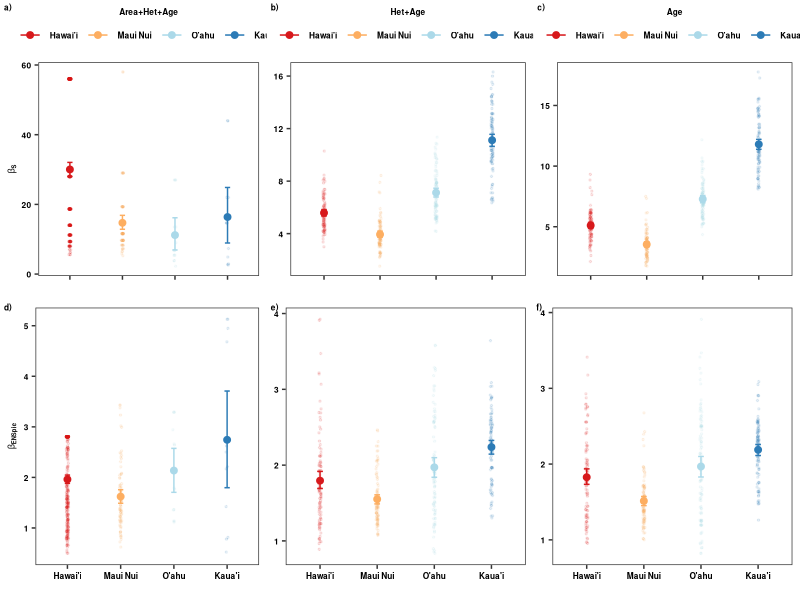

The R source for this figure:
###############
# Beta ENSpie #
###############
# All natives #
# 7 plots #####
###############

require(dplyr)
require(ggplot2)
require(grid)
require(reshape2)
require(rms)

#############
# Data  #####
#############

Beta_1<-read.csv("Cleaned_Data/Scen1_Natives_BetaPIE.csv",sep=",",header=T)

Beta_2<-read.csv("Cleaned_Data/Scen2_Natives_7plots_BetaPIE.csv",sep=",",header=T)

Beta_3<-read.csv("Cleaned_Data/Scen3_Natives_7plots_BetaPIE.csv",sep=",",header=T)

#################
# Beta ENS_PIE  #
#################

##############
# Scenario 1 #
##############

Beta_1$geo_entity2<-as.character(Beta_1$geo_entity2)
Beta_1$geo_entity2<-ifelse(Beta_1$geo_entity2=="Hawai'i Island","Hawai'i",Beta_1$geo_entity2)
Beta_1$geo_entity2<-ifelse(Beta_1$geo_entity2=="Kaua'i Island","Kaua'i",Beta_1$geo_entity2)
Beta_1$geo_entity2<-ifelse(Beta_1$geo_entity2=="O'ahu Island","O'ahu",Beta_1$geo_entity2)
Beta_1$geo_entity2<-as.factor(Beta_1$geo_entity2)

Beta_1$geo_entity2<-factor(Beta_1$geo_entity2,levels=c("Hawai'i","Maui Nui","O'ahu","Kaua'i"))

Beta_1s<- Beta_1 %>%
  group_by(geo_entity2) %>%
  do(data.frame(rbind(smean.cl.boot(.$beta_ENS_PIE, B=1000))))

colnames(Beta_1s)[2]<-"beta_ENS_PIE"
colnames(Beta_1s)[3]<-"l.QD"
colnames(Beta_1s)[4]<-"h.QD"

Beta_1s$geo_entity2<-as.factor(Beta_1s$geo_entity2)
Beta_1s$geo_entity2<-factor(Beta_1s$geo_entity2,levels=c("Hawai'i","Maui Nui","O'ahu","Kaua'i"))


Beta_Scen1<-ggplot(data=Beta_1, aes(x=geo_entity2,y=beta_ENS_PIE,group=geo_entity2,color=geo_entity2))+
  geom_point(data=Beta_1, aes(x=geo_entity2,y=beta_ENS_PIE,group=geo_entity2,color=geo_entity2),
             position = position_jitter(w = 0.02, h = 0),size=0.5,alpha=0.1)+
  
  geom_point(data=Beta_1s, aes(x=geo_entity2,y=beta_ENS_PIE,group=geo_entity2, colour=geo_entity2),size=2)+
  geom_errorbar(data=Beta_1s,aes(ymin=l.QD,ymax=h.QD),width=0.1)+
  # scale_y_continuous(limits=c(0,8.5))+
  #scale_color_d3(palette="category20c")+
  scale_colour_manual(values=c("#d7191c","#fdae61","#abd9e9","#2c7bb6"))+
  labs(x="",y=expression(bold(beta["ENSpie"])))+
  guides(colour=guide_legend(title="Area+Het+Age",title.position = "top"))+
  theme_bw()+theme(axis.title.x=element_text(colour="black",face="bold",size=6),
                   axis.title.y=element_text(colour="black",face="bold",size=6),
                   axis.text.x=element_text(colour=c("black"),face="bold",size=6),
                   axis.text.y=element_text(colour=c("black"),face="bold",size=6),
                   legend.text=element_text(colour=c("black"),face="bold",size=6),
                   legend.title = element_text(colour=c("black"),face="bold",size=6),
                   legend.title.align = 0.5,
                   legend.position=c("none"),
                   legend.margin =margin(t=0, r=0, b=0, l=0, unit="cm"),
                   panel.grid.major = element_blank(), panel.grid.minor = element_blank())

write.csv(Beta_1s,"Cleaned_Data/Summary_Beta_ENS_PIE_Scen1.csv",row.names=F)

## Scenario 2

Beta_22<-dplyr::summarize(dplyr::group_by(Beta_2, geo_entity2, Iteration),beta_ENS_PIE=mean(beta_ENS_PIE))

Beta_22$geo_entity2<-as.character(Beta_22$geo_entity2)
Beta_22$geo_entity2<-ifelse(Beta_22$geo_entity2=="Hawai'i Island","Hawai'i",Beta_22$geo_entity2)
Beta_22$geo_entity2<-ifelse(Beta_22$geo_entity2=="Kaua'i Island","Kaua'i",Beta_22$geo_entity2)
Beta_22$geo_entity2<-ifelse(Beta_22$geo_entity2=="O'ahu Island","O'ahu",Beta_22$geo_entity2)
Beta_22$geo_entity2<-as.factor(Beta_22$geo_entity2)


Beta_22$geo_entity2<-as.factor(Beta_22$geo_entity2)
Beta_22$geo_entity2<-factor(Beta_22$geo_entity2,levels=c("Hawai'i","Maui Nui","O'ahu","Kaua'i"))


Beta_2s<- Beta_22 %>%
  group_by(geo_entity2) %>%
  do(data.frame(rbind(smean.cl.boot(.$beta_ENS_PIE, B=1000))))

colnames(Beta_2s)[2]<-"beta_ENS_PIE"
colnames(Beta_2s)[3]<-"l.QD"
colnames(Beta_2s)[4]<-"h.QD"

Beta_2s$geo_entity2<-as.factor(Beta_2s$geo_entity2)
Beta_2s$geo_entity2<-factor(Beta_2s$geo_entity2,levels=c("Hawai'i","Maui Nui","O'ahu","Kaua'i"))


Beta_Scen2<-ggplot(data=Beta_22, aes(x=geo_entity2,y=beta_ENS_PIE,group=geo_entity2,color=geo_entity2))+
  geom_point(data=Beta_22, aes(x=geo_entity2,y=beta_ENS_PIE,group=geo_entity2,color=geo_entity2),
             position = position_jitter(w = 0.02, h = 0),size=0.5,alpha=0.1)+
  
  geom_point(data=Beta_2s, aes(x=geo_entity2,y=beta_ENS_PIE,group=geo_entity2, colour=geo_entity2),size=2)+
  geom_errorbar(data=Beta_2s,aes(ymin=l.QD,ymax=h.QD),width=0.1)+
  #scale_y_continuous(limits=c(0,8.5))+
  #scale_color_d3(palette="category20c")+
  scale_colour_manual(values=c("#d7191c","#fdae61","#abd9e9","#2c7bb6"))+
  labs(x="",y=expression(bold(beta["ENSpie"])))+
  guides(colour=guide_legend(title="Het+Age",title.position = "top"))+
  theme_bw()+theme(axis.title.x=element_text(colour="black",face="bold",size=6),
                   axis.title.y=element_blank(),
                   axis.text.x=element_text(colour=c("black"),face="bold",size=6),
                   axis.text.y=element_text(colour=c("black"),face="bold",size=6),
                   legend.text=element_text(colour=c("black"),face="bold",size=6),
                   legend.title = element_text(colour=c("black"),face="bold",size=6),
                   legend.title.align = 0.5,
                   legend.position=c("none"),
                   legend.margin =margin(t=0, r=0, b=0, l=0, unit="cm"),
                   panel.grid.major = element_blank(), panel.grid.minor = element_blank())

write.csv(Beta_2s,"Cleaned_Data/Summary_Beta_ENS_PIE_Scen2.csv",row.names=F)

## Scenario 3

Beta_33<-dplyr::summarize(dplyr::group_by(Beta_3, geo_entity2, Iteration),beta_ENS_PIE=mean(beta_ENS_PIE))

Beta_33$geo_entity2<-as.character(Beta_33$geo_entity2)
Beta_33$geo_entity2<-ifelse(Beta_33$geo_entity2=="Hawai'i Island","Hawai'i",Beta_33$geo_entity2)
Beta_33$geo_entity2<-ifelse(Beta_33$geo_entity2=="Kaua'i Island","Kaua'i",Beta_33$geo_entity2)
Beta_33$geo_entity2<-ifelse(Beta_33$geo_entity2=="O'ahu Island","O'ahu",Beta_33$geo_entity2)
Beta_33$geo_entity2<-as.factor(Beta_33$geo_entity2)


Beta_33$geo_entity2<-as.factor(Beta_33$geo_entity2)
Beta_33$geo_entity2<-factor(Beta_33$geo_entity2,levels=c("Hawai'i","Maui Nui","O'ahu","Kaua'i"))

Beta_3s<- Beta_33 %>%
  group_by(geo_entity2) %>%
  do(data.frame(rbind(smean.cl.boot(.$beta_ENS_PIE, B=1000))))

colnames(Beta_3s)[2]<-"beta_ENS_PIE"
colnames(Beta_3s)[3]<-"l.QD"
colnames(Beta_3s)[4]<-"h.QD"

Beta_3s$geo_entity2<-as.factor(Beta_3s$geo_entity2)
Beta_3s$geo_entity2<-factor(Beta_3s$geo_entity2,levels=c("Hawai'i","Maui Nui","O'ahu","Kaua'i"))


Beta_Scen3<-ggplot(data=Beta_33, aes(x=geo_entity2,y=beta_ENS_PIE,group=geo_entity2,color=geo_entity2))+
  geom_point(data=Beta_33, aes(x=geo_entity2,y=beta_ENS_PIE,group=geo_entity2,color=geo_entity2),
             position = position_jitter(w = 0.02, h = 0),size=0.5,alpha=0.1)+
  
  geom_point(data=Beta_3s, aes(x=geo_entity2,y=beta_ENS_PIE,group=geo_entity2, colour=geo_entity2),size=2)+
  geom_errorbar(data=Beta_3s,aes(ymin=l.QD,ymax=h.QD),width=0.1)+
  #scale_y_continuous(limits=c(0,8.5))+
  #scale_color_d3(palette="category20c")+
  scale_colour_manual(values=c("#d7191c","#fdae61","#abd9e9","#2c7bb6"))+
  labs(x="",y=expression(bold(beta["ENSpie"])))+
  guides(colour=guide_legend(title="Age",title.position = "top"))+
  theme_bw()+theme(axis.title.x=element_text(colour="black",face="bold",size=6),
                   axis.title.y=element_blank(),
                   axis.text.x=element_text(colour=c("black"),face="bold",size=6),
                   axis.text.y=element_text(colour=c("black"),face="bold",size=6),
                   legend.text=element_text(colour=c("black"),face="bold",size=6),
                   legend.title = element_text(colour=c("black"),face="bold",size=6),
                   legend.title.align = 0.5,
                   legend.position=c("none"),
                   legend.margin =margin(t=0, r=0, b=0, l=0, unit="cm"),
                   panel.grid.major = element_blank(), panel.grid.minor = element_blank())

write.csv(Beta_3s,"Cleaned_Data/Summary_Beta_ENS_PIE_Scen3.csv",row.names=F)

#############
# Beta S ####
#############

##############
# Scenario 1 #
##############

Beta_1$geo_entity2<-as.factor(Beta_1$geo_entity2)
Beta_1$geo_entity2<-factor(Beta_1$geo_entity2,levels=c("Hawai'i","Maui Nui","O'ahu","Kaua'i"))

Beta_1ss<- Beta_1 %>%
  group_by(geo_entity2) %>%
  do(data.frame(rbind(smean.cl.boot(.$beta_S, B=1000))))

colnames(Beta_1ss)[2]<-"beta_S"
colnames(Beta_1ss)[3]<-"l.QD"
colnames(Beta_1ss)[4]<-"h.QD"

Beta_1ss$geo_entity2<-as.factor(Beta_1ss$geo_entity2)
Beta_1ss$geo_entity2<-factor(Beta_1ss$geo_entity2,levels=c("Hawai'i","Maui Nui","O'ahu","Kaua'i"))

Beta_Scen1s<-ggplot(data=Beta_1, aes(x=geo_entity2,y=beta_S,group=geo_entity2,color=geo_entity2))+
  geom_point(data=Beta_1, aes(x=geo_entity2,y=beta_S,group=geo_entity2,color=geo_entity2),
             position = position_jitter(w = 0.02, h = 0),size=0.5,alpha=0.1)+
  
  geom_point(data=Beta_1ss, aes(x=geo_entity2,y=beta_S,group=geo_entity2, colour=geo_entity2),size=2)+
  geom_errorbar(data=Beta_1ss,aes(ymin=l.QD,ymax=h.QD),width=0.1)+
  #scale_y_continuous(limits=c(0,8.5))+
  #scale_color_d3(palette="category20c")+
  scale_colour_manual(values=c("#d7191c","#fdae61","#abd9e9","#2c7bb6"))+
  labs(x="",y=expression(bold(beta["S"])))+
  guides(colour=guide_legend(title="Area+Het+Age",title.position = "top"))+
  theme_bw()+theme(axis.title.x=element_text(colour="black",face="bold",size=6),
                   axis.title.y=element_text(colour="black",face="bold",size=6),
                   axis.text.x=element_blank(),
                   axis.text.y=element_text(colour=c("black"),face="bold",size=6),
                   legend.text=element_text(colour=c("black"),face="bold",size=6),
                   legend.title = element_text(colour=c("black"),face="bold",size=6),
                   legend.title.align = 0.5,
                   legend.position=c("top"),
                   legend.margin =margin(t=0, r=0, b=0, l=0, unit="cm"),
                   panel.grid.major = element_blank(), panel.grid.minor = element_blank())

write.csv(Beta_1ss,"Cleaned_Data/Summary_Beta_S_Scen1.csv",row.names=F)

## Scenario 2

Beta_222<-dplyr::summarize(dplyr::group_by(Beta_2, geo_entity2, Iteration),beta_S=mean(beta_S))

Beta_222$geo_entity2<-as.character(Beta_222$geo_entity2)
Beta_222$geo_entity2<-ifelse(Beta_222$geo_entity2=="Hawai'i Island","Hawai'i",Beta_222$geo_entity2)
Beta_222$geo_entity2<-ifelse(Beta_222$geo_entity2=="Kaua'i Island","Kaua'i",Beta_222$geo_entity2)
Beta_222$geo_entity2<-ifelse(Beta_222$geo_entity2=="O'ahu Island","O'ahu",Beta_222$geo_entity2)
Beta_222$geo_entity2<-as.factor(Beta_222$geo_entity2)


Beta_222$geo_entity2<-as.factor(Beta_222$geo_entity2)
Beta_222$geo_entity2<-factor(Beta_222$geo_entity2,levels=c("Hawai'i","Maui Nui","O'ahu","Kaua'i"))


Beta_2ss<- Beta_222 %>%
  group_by(geo_entity2) %>%
  do(data.frame(rbind(smean.cl.boot(.$beta_S, B=1000))))

colnames(Beta_2ss)[2]<-"beta_S"
colnames(Beta_2ss)[3]<-"l.QD"
colnames(Beta_2ss)[4]<-"h.QD"

Beta_2ss$geo_entity2<-as.factor(Beta_2ss$geo_entity2)
Beta_2ss$geo_entity2<-factor(Beta_2ss$geo_entity2,levels=c("Hawai'i","Maui Nui","O'ahu","Kaua'i"))


Beta_Scen2s<-ggplot(data=Beta_222, aes(x=geo_entity2,y=beta_S,group=geo_entity2,color=geo_entity2))+
  geom_point(data=Beta_222, aes(x=geo_entity2,y=beta_S,group=geo_entity2,color=geo_entity2),
             position = position_jitter(w = 0.02, h = 0),size=0.5,alpha=0.1)+
  
  geom_point(data=Beta_2ss, aes(x=geo_entity2,y=beta_S,group=geo_entity2, colour=geo_entity2),size=2)+
  geom_errorbar(data=Beta_2ss,aes(ymin=l.QD,ymax=h.QD),width=0.1)+
  #cale_y_continuous(limits=c(0,8.5))+
  # scale_color_d3(palette="category20c")+
  scale_colour_manual(values=c("#d7191c","#fdae61","#abd9e9","#2c7bb6"))+
  labs(x="",y=expression(bold(beta["S"])))+
  guides(colour=guide_legend(title="Het+Age",title.position = "top"))+
  theme_bw()+theme(axis.title.x=element_text(colour="black",face="bold",size=6),
                   axis.title.y=element_blank(),
                   axis.text.x=element_blank(),
                   axis.text.y=element_text(colour=c("black"),face="bold",size=6),
                   legend.text=element_text(colour=c("black"),face="bold",size=6),
                   legend.title = element_text(colour=c("black"),face="bold",size=6),
                   legend.title.align = 0.5,
                   legend.position=c("top"),
                   legend.margin =margin(t=0, r=0, b=0, l=0, unit="cm"),
                   panel.grid.major = element_blank(), panel.grid.minor = element_blank())

write.csv(Beta_2ss,"Cleaned_Data/Summary_Beta_S_Scen2.csv",row.names=F)

## Scenario 3

Beta_333<-dplyr::summarize(dplyr::group_by(Beta_3, geo_entity2, Iteration),beta_S=mean(beta_S))

Beta_333$geo_entity2<-as.character(Beta_333$geo_entity2)
Beta_333$geo_entity2<-ifelse(Beta_333$geo_entity2=="Hawai'i Island","Hawai'i",Beta_333$geo_entity2)
Beta_333$geo_entity2<-ifelse(Beta_333$geo_entity2=="Kaua'i Island","Kaua'i",Beta_333$geo_entity2)
Beta_333$geo_entity2<-ifelse(Beta_333$geo_entity2=="O'ahu Island","O'ahu",Beta_333$geo_entity2)
Beta_333$geo_entity2<-as.factor(Beta_333$geo_entity2)

Beta_333$geo_entity2<-as.factor(Beta_333$geo_entity2)
Beta_333$geo_entity2<-factor(Beta_333$geo_entity2,levels=c("Hawai'i","Maui Nui","O'ahu","Kaua'i"))

Beta_3ss<- Beta_333 %>%
  group_by(geo_entity2) %>%
  do(data.frame(rbind(smean.cl.boot(.$beta_S, B=1000))))

colnames(Beta_3ss)[2]<-"beta_S"
colnames(Beta_3ss)[3]<-"l.QD"
colnames(Beta_3ss)[4]<-"h.QD"

Beta_3ss$geo_entity2<-as.factor(Beta_3ss$geo_entity2)
Beta_3ss$geo_entity2<-factor(Beta_3ss$geo_entity2,levels=c("Hawai'i","Maui Nui","O'ahu","Kaua'i"))

Beta_Scen3s<-ggplot(data=Beta_333, aes(x=geo_entity2,y=beta_S,group=geo_entity2,color=geo_entity2))+
  geom_point(data=Beta_333, aes(x=geo_entity2,y=beta_S,group=geo_entity2,color=geo_entity2),
             position = position_jitter(w = 0.02, h = 0),size=0.5,alpha=0.1)+
  
  geom_point(data=Beta_3ss, aes(x=geo_entity2,y=beta_S,group=geo_entity2, colour=geo_entity2),size=2)+
  geom_errorbar(data=Beta_3ss,aes(ymin=l.QD,ymax=h.QD),width=0.1)+
  #scale_y_continuous(limits=c(0,100))+
  #scale_color_d3(palette="category20c")+
  scale_colour_manual(values=c("#d7191c","#fdae61","#abd9e9","#2c7bb6"))+
  labs(x="",y=expression(bold(beta["S"])))+
  guides(colour=guide_legend(title="Age",title.position = "top"))+
  theme_bw()+theme(axis.title.x=element_text(colour="black",face="bold",size=6),
                   axis.title.y=element_blank(),
                   axis.text.x=element_blank(),
                   axis.text.y=element_text(colour=c("black"),face="bold",size=6),
                   legend.text=element_text(colour=c("black"),face="bold",size=6),
                   legend.title = element_text(colour=c("black"),face="bold",size=6),
                   legend.title.align = 0.5,
                   legend.position=c("top"),
                   legend.margin =margin(t=0, r=0, b=0, l=0, unit="cm"),
                   panel.grid.major = element_blank(), panel.grid.minor = element_blank())

write.csv(Beta_3ss,"Cleaned_Data/Summary_Beta_S_Scen3.csv",row.names=F)

###################
# merge figures  #
##################

require(cowplot)

togg2<-plot_grid(Beta_Scen1s, Beta_Scen2s, Beta_Scen3s,Beta_Scen1, Beta_Scen2, Beta_Scen3,
                 labels=c("a)","b)","c)","d)","e)","f)"),label_size = 6,
                 ncol=3)


png(filename="Figures/Beta_ENSpie_S_FigSX_natives_7plots.png", 
    units="in", 
    width=8, 
    height=6, 
    pointsize=2, 
    res=400)

togg2

dev.off()
